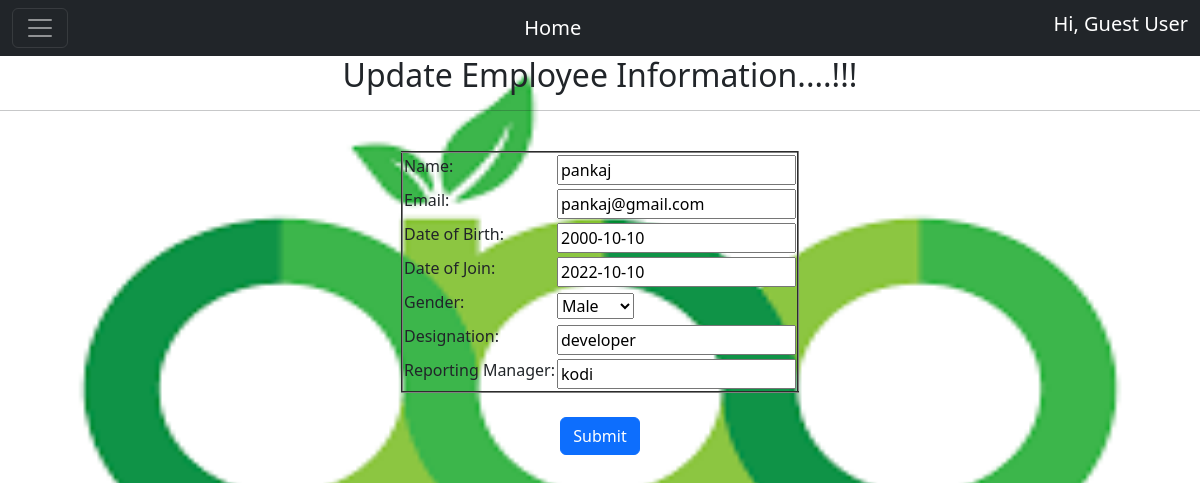
The page /app/update/13 on the database its author committed.
### app/models.py (models this page shows, shortened)
class Employee(models.Model):
    CHOICE=(('male','Male'), ('female',' Female'),('other','Others'))
    name=models.CharField(max_length=30)
    email=models.EmailField()
    date_of_birth=models.DateField()
    date_of_join=models.DateField()
    gender=models.CharField(max_length=20, choices=CHOICE )
    designation=models.CharField(max_length=30)
    reporting_manager=models.CharField(max_length=30)

### app/views.py (the view)
# urls.py: path("update/<int:id>", views.update_view , name='update'),
def update_view(request, id):
    context ={}
    emp = get_object_or_404(Employee, id = id)
    form = EmployeeForm(request.POST or None, instance = emp)
    if form.is_valid():
        form.save()
        return HttpResponseRedirect("/app/detail/{}".format(id))
    context["form"] = form
    return render(request, "app/update_view.html", context)

### app/forms.py
class EmployeeForm(forms.ModelForm):
	name=forms.CharField(widget=forms.TextInput(attrs={'placeholder':'Enter Your Name'}))
	email=forms.EmailField(widget=forms.EmailInput(attrs={'placeholder':'Enter Your Email'}))
	date_of_birth=forms.DateField(widget=forms.DateInput(attrs={'placeholder':'YYYY-MM-DD'}))
	date_of_join=forms.DateField(widget=forms.DateInput(attrs={'placeholder':'YYYY-MM-DD'}))
	designation=forms.CharField(widget=forms.TextInput(attrs={'placeholder':'Enter Your Designation'}))
	reporting_manager=forms.CharField(widget=forms.TextInput(attrs={'placeholder':'Enter Reporting Manager Name'}))
	class Meta:
		model = Employee
		fields = "__all__"

### templates/app/update_view.html (shortened to what this page needs)
{% extends 'app/base.html' %}
{% block body_block %}
    <h2 align="center">Update Employee Information....!!!</h2>
    <hr>
    <div class="i-am-centered" align="center">
        <form method="POST">
            <div class="form-group">
                    <table  border="2">
                    <tr>
                        <td> <label >Name:</label></td>
                        <td>{{ form.name }}</td>
                    </tr>
                </div>
                <tr>
                <div class="form-group">
                    <td><label>Email:</label></td>
                    <td>{{ form.email }}</td>
                </div>
                </tr>
            <tr>
            <div class="form-group">
                <td><label>Date of Birth:</label></td>
                <td>{{ form.date_of_birth }}</td>
            </div>
             </tr>
             <tr>
                <div class="form-group">
                    <td><label>Date of Join:</label></td>
                    <td>{{ form.date_of_join }}</td>
                </div>
                 </tr>
             <tr>
                <div class="form-group">
                   <td> <label>Gender:</label></td>
                  <td> {{ form.gender }}</td>
                </div>
                </tr>
                <tr>
                 <div class="form-group">
                    <td><label>Designation:</label></td>
                   <td>{{ form.designation }} </td>
                </div>
                </tr>
                <tr>
                <div class="form-group">
                    <td><label>Reporting Manager:</label></td>
                  <td>  {{ form.reporting_manager }}</td>
                </div>
            </tr>
            <br>
        <br>
        <div class="col-auto">
            <button type="submit" class="btn btn-primary mb-2"> Submit </button>
          </div>
        </form>
    </div>
{% endblock %}

### templates/app/base.html (style rules this page uses)
body { background-repeat: no-repeat; background-attachment: fixed; background-size: 100% 100%; }

### rows shown on the page
Employee: name "pankaj", email "pankaj@gmail.com", date_of_birth "2000-10-10", date_of_join "2022-10-10", gender "Male", designation "developer", reporting_manager "kodi"
